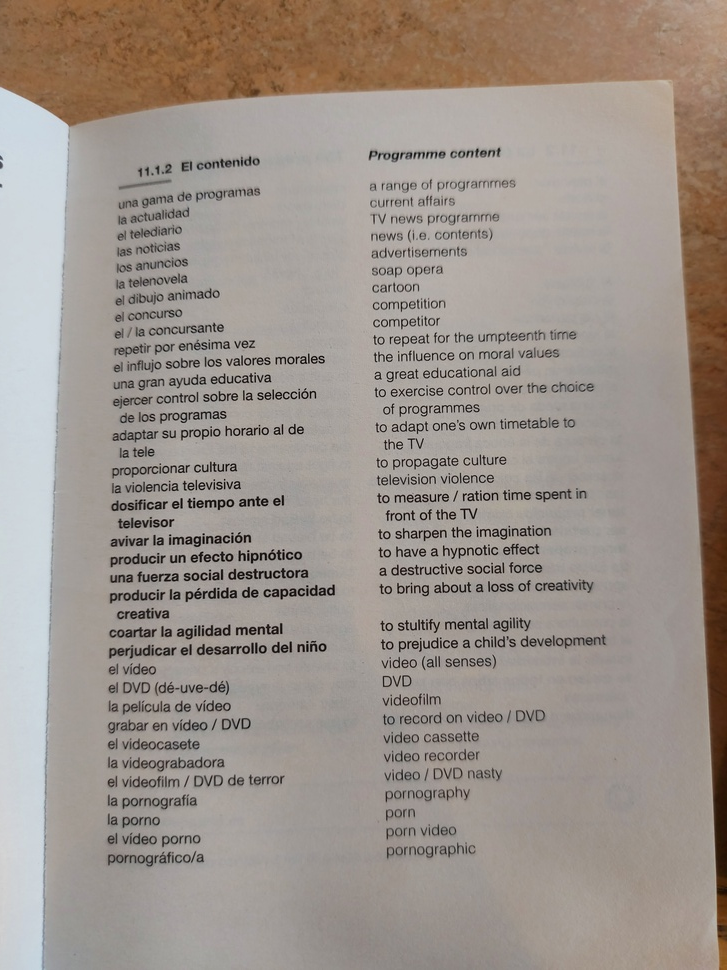
#> input picture words.jpg, 727 x 970 px, shrunk from 3468 x 4624 before the run, found by its file name
$ python image_split_testing2.py
#> lines starting #> are read from the running program, lines starting #| are printed output that depends on the picture; after the words box and inside, x2 and y2 are one past the last pixel; in counts of white or black regions, pixels touching at a corner belong together
from PIL import Image
import cv2
import pytesseract as tess
tess.pytesseract.tesseract_cmd = r"C:\Program Files\Tesseract-OCR\tesseract.exe"

path = "C:/Users/Tristan/source/repos/Python/Knockoff Quizlet/testing/"
image = cv2.imread(path + "words.jpg")
#> image is the input picture: shape (970, 727, 3); mean B, G, R 139.9, 147.5, 157.1

gray = cv2.cvtColor(image, cv2.COLOR_BGR2GRAY)
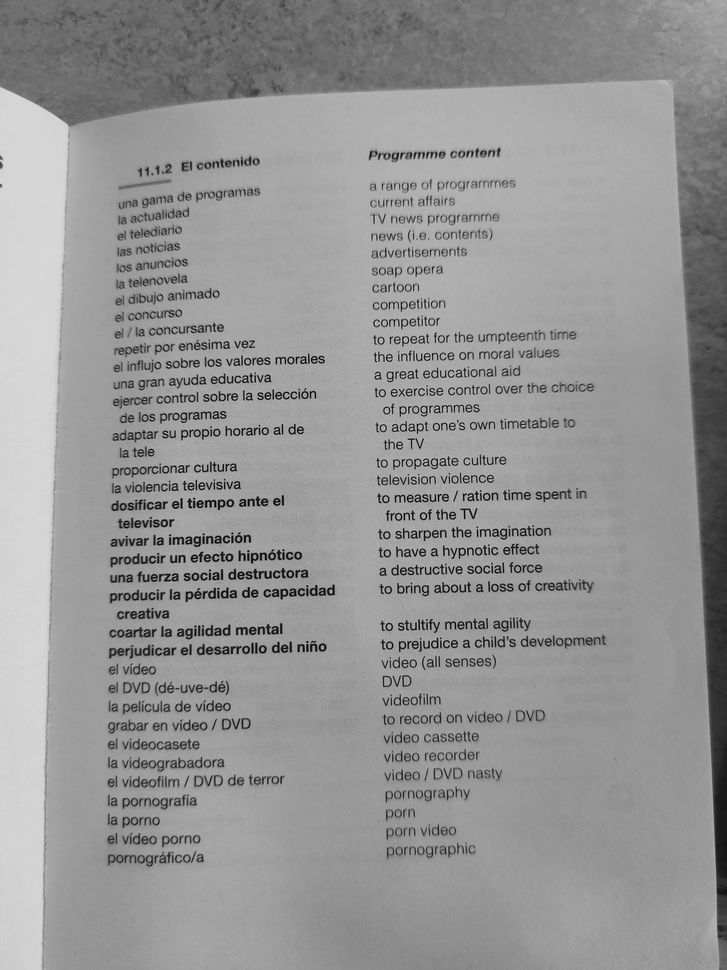
#> gray: shape (970, 727); min 1, max 221, mean 149.4
blur = cv2.GaussianBlur(gray, (3,3), 0)
thresh = cv2.threshold(blur, 0, 255, cv2.THRESH_BINARY_INV + cv2.THRESH_OTSU)[1]
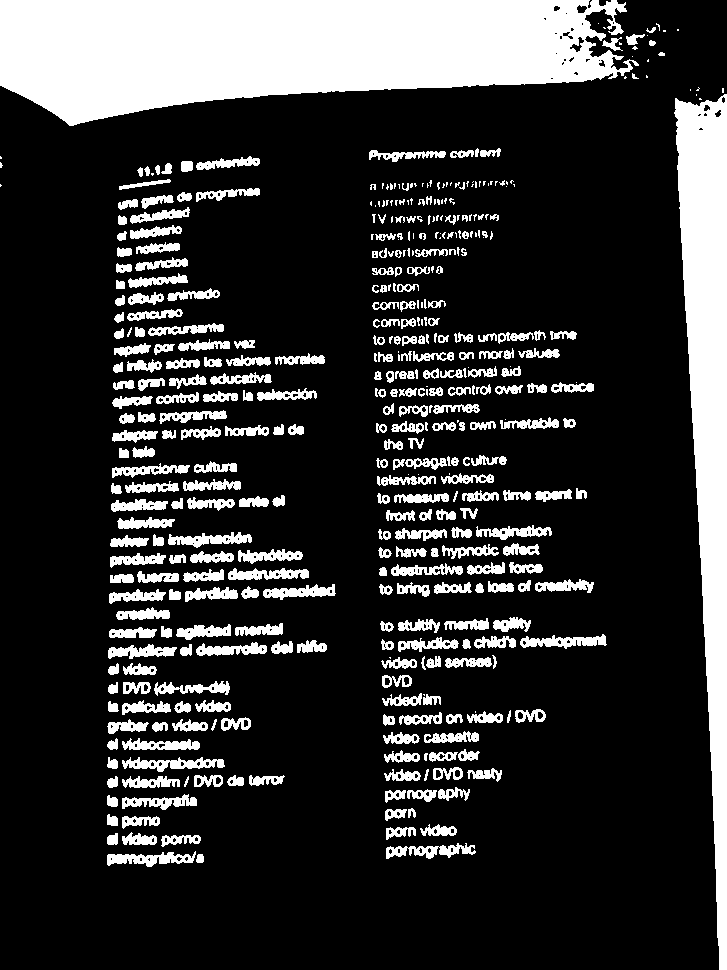
#> thresh: shape (970, 727); 20.5% white; 437 white regions (116 under 20 px), largest, box (x1, y1, x2, y2) and area: (0, 0, 639, 126) 58061, (674, 94, 727, 970) 24973, (122, 757, 225, 772) 786
kernel = cv2.getStructuringElement(cv2.MORPH_RECT, (3,3))
opening = cv2.morphologyEx(thresh, cv2.MORPH_OPEN, kernel, iterations=1)
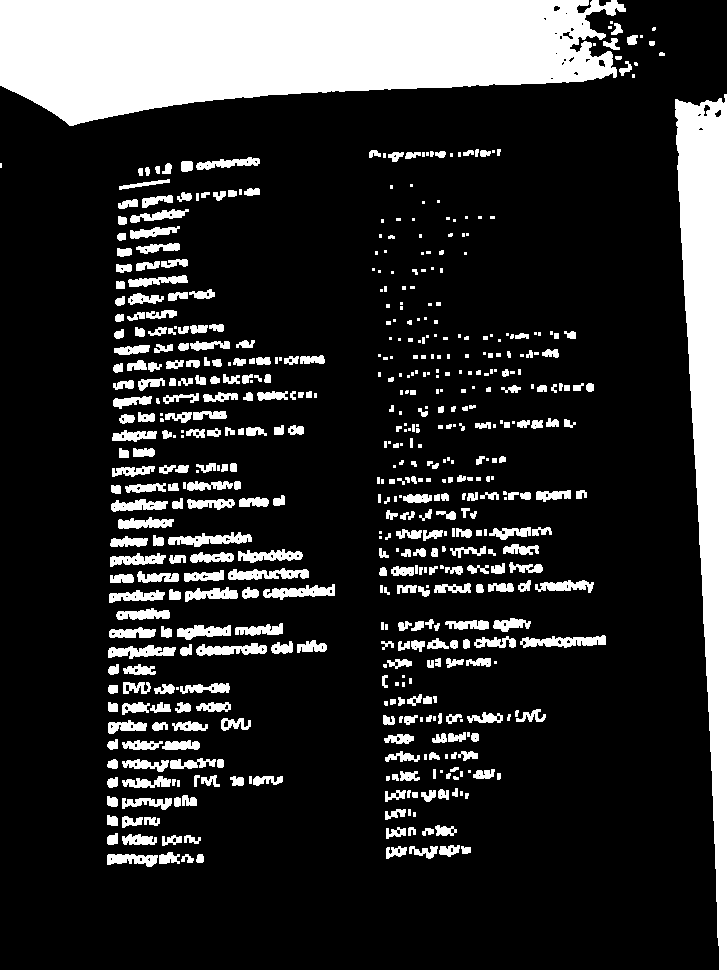
#> opening: shape (970, 727); 18.7% white; 563 white regions (169 under 20 px), largest, box (x1, y1, x2, y2) and area: (0, 0, 626, 126) 57683, (675, 94, 727, 970) 24953, (520, 635, 606, 648) 680
invert = 255 - opening
cv2.imwrite(path + "gray.png", gray)
cv2.imwrite(path + "blur.png", blur)
cv2.imwrite(path + "thresh.png", thresh)
cv2.imwrite(path + "opening.png", opening)
cv2.imwrite(path + "invert.png", invert)

image = invert

(h, w) = image.shape[:2]
#> h = 970; w = 727

first_part = image[0:h, 0:int(w/2)]
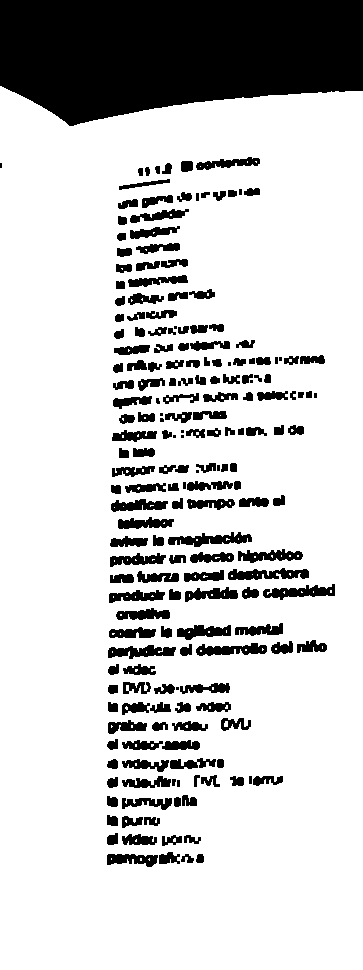
#> first_part: shape (970, 363); 80.4% white; 198 black regions (15 under 20 px), largest, box (x1, y1, x2, y2) and area: (0, 0, 363, 126) 37461, (168, 532, 252, 547) 668, (228, 568, 309, 580) 636

second_part = image[0:h, int(w/2):w]
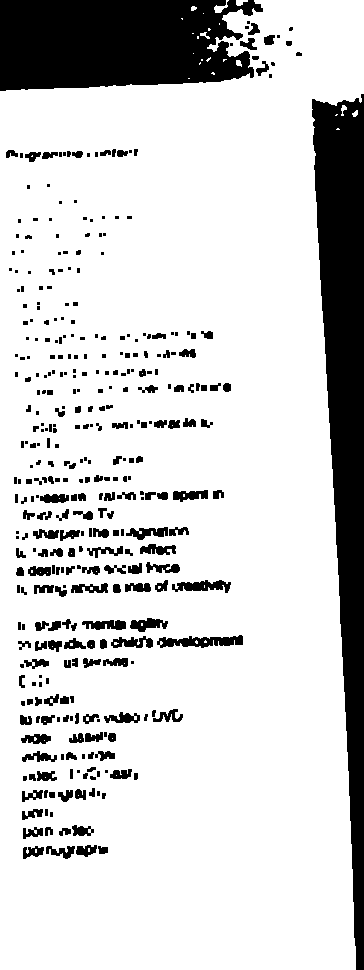
#> second_part: shape (970, 364); 82.2% white; 366 black regions (154 under 20 px), largest, box (x1, y1, x2, y2) and area: (312, 94, 364, 970) 24953, (0, 0, 263, 91) 20222, (157, 635, 243, 648) 680

cv2.imwrite(path + "first.png", first_part)
cv2.imwrite(path + "second.png", second_part)

#> (the run stopped early here; a loop or call above may not have finished)

$ run again, with spanish_image.jpg copied over words.jpg
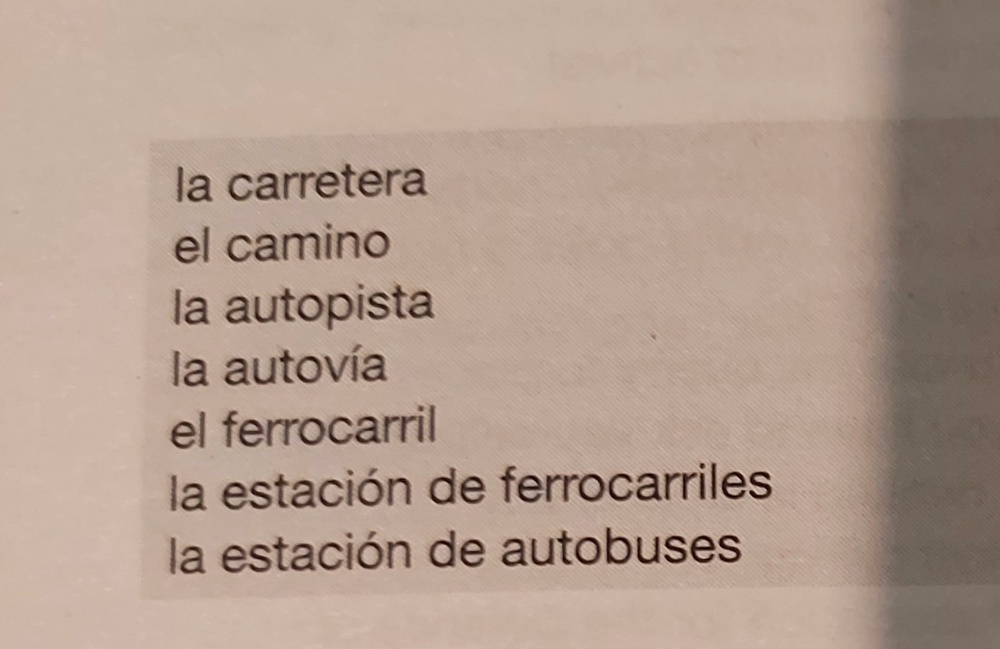
#> input picture spanish_image.jpg, 1000 x 649 px, shrunk from 1332 x 865 before the run, found by its file name
#> image is the input picture: shape (649, 1000, 3); mean B, G, R 143.3, 157.3, 178.6
#> `thresh = cv2.threshold(blur, 0, 255, cv2.THRESH_BINARY_INV + cv2.THRES..`:
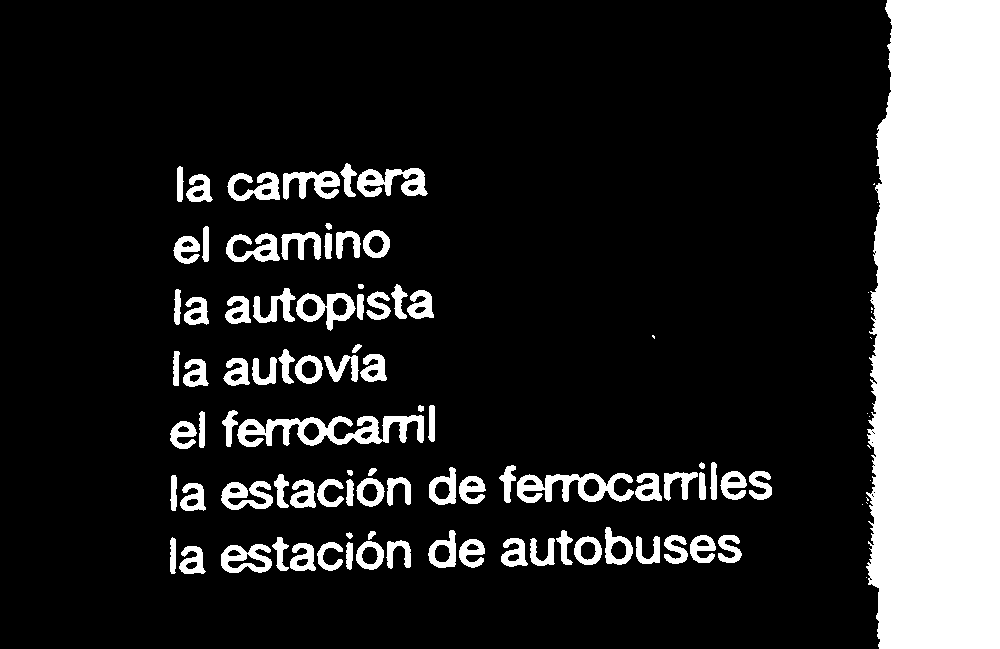
#> thresh: shape (649, 1000); 17.8% white; 99 white regions (15 under 20 px), largest, box (x1, y1, x2, y2) and area: (866, 0, 1000, 649) 79795, (237, 415, 424, 447) 2892, (517, 473, 634, 503) 1802
#> opening: shape (649, 1000); 17.8% white; 90 white regions, largest, box (x1, y1, x2, y2) and area: (867, 0, 1000, 649) 79589, (238, 416, 382, 447) 2218, (545, 473, 634, 502) 1316
#> first_part: shape (649, 500); 91.5% white; 70 black regions, largest, box (x1, y1, x2, y2) and area: (238, 416, 382, 447) 2218, (283, 171, 340, 199) 929, (221, 481, 273, 510) 870
#> `second_part = image[0:h, int(w/2):w]`:
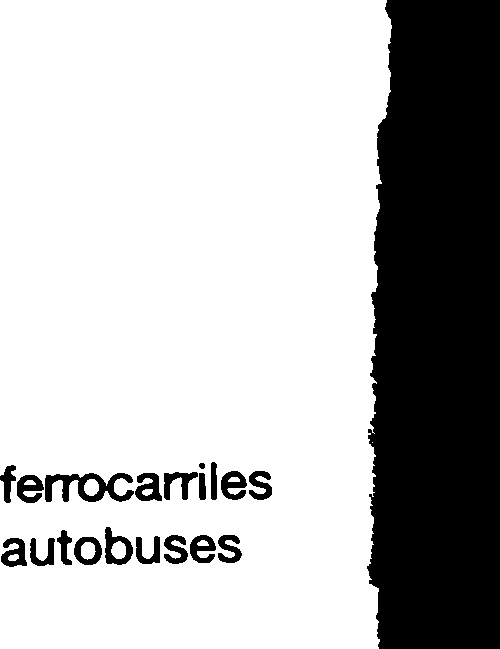
#> second_part: shape (649, 500); 73% white; 20 black regions, largest, box (x1, y1, x2, y2) and area: (367, 0, 500, 649) 79589, (45, 473, 134, 502) 1316, (105, 527, 133, 565) 530
